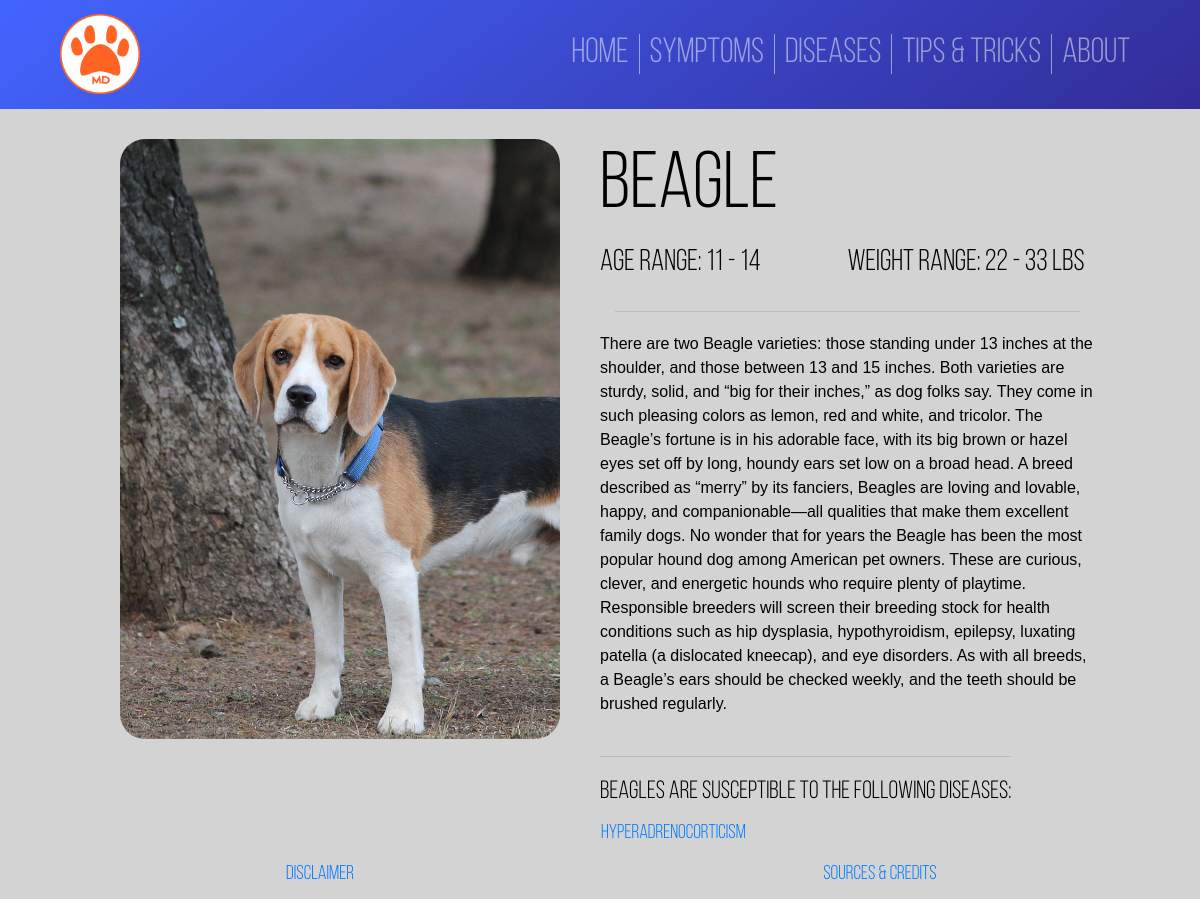
Screenshot of /Home/breed.php?breed_id=2 with the database file from the repository.
### tables this page shows
CREATE TABLE `breeds` (
  `Bre_id` int(11) DEFAULT NULL,
  `Bre_name` varchar(50) DEFAULT NULL,
  `Bre_code` char(3) DEFAULT NULL,
  `image` text,
  `age` int(11) DEFAULT NULL,
  `weight` float DEFAULT NULL,
  `description` text
);

CREATE TABLE `diseases` (
  `Dis_id` int(11) NOT NULL,
  `Dis_name` varchar(128) NOT NULL,
  `Dis_common` varchar(64) DEFAULT NULL,
  `Description` varchar(3000) DEFAULT NULL,
  `Transmission` varchar(3000) DEFAULT NULL,
  `Prevention` varchar(3000) DEFAULT NULL,
  `Treatment` varchar(3000) DEFAULT NULL,
  `Picture` varchar(256) DEFAULT NULL,
  `Reference` varchar(256) DEFAULT NULL,
  PRIMARY KEY (`Dis_id`)
);

### Home/breed.php (the view, shortened to what this page needs)
<!DOCTYPE html>
<html lang="en">
<head>
    <?php
        include("../Master/header.php");
        include("../Master/connection.php");
    ?>
    <?php
        $breed_id = $_GET['breed_id'];
        $getBreedInfo = $conn->prepare("SELECT * FROM Breeds WHERE Bre_id=?");
        $getBreedInfo->bind_param("i", $breed_id);
        $getBreedInfo->execute();
        $result = $getBreedInfo->get_result();
        while($row = $result->fetch_assoc()){
            $name = $row["Bre_name"];
            $imgSrc = $row["image"];
            $age = $row["age"];
            $weight = $row["weight"];
            $description = $row["description"];
        }
        $getConnect_BD = $conn->prepare("SELECT Dis_name FROM connect_bd JOIN diseases on diseases.dis_id = connect_bd.dis_id and Bre_id = ?");
        $getConnect_BD->bind_param("i", $breed_id);
        $getConnect_BD->execute();
        $connect_bd = $getConnect_BD->get_result();
    ?>
</head>
<body>
    <div class="page-container">
        <br>
        <div class="row" id="top">
            <div class="col-lg-6" id="image_container">
                <img id="image" src="../<?php echo $imgSrc; ?>">
            </div>
            <div class="col-lg-6">
                <div class="row" id="divName"><h1 id="name"><?php echo $name; ?></h1></div>
                <div class="row" id="ageweight">
                    <div class="col-lg-6 p-0"><h3 id="age">Age range: <?php echo $age-2, ' - ', $age+1; ?></h3></div>
                    <div class="col-lg-6 p-0"><h3 id="weight">Weight range: <?php echo $weight-($weight*0.2), ' - ', $weight+($weight*0.2); ?> lbs</h3></div>
                </div>
                <hr>
                <div class="row">
                    <p id="description"><?php echo $description; ?></p>
                </div>
                <div class="row">
                    <div>
                        <?php
                            if($connect_bd->num_rows > 0){
                                echo '<hr><h5>'.$name.'s are susceptible to the following diseases:</h5>';
                            }
                        ?>
                    </div>
                </div>
                <div class="row">
                    <table>
                    <?php
                        while($row = $connect_bd->fetch_assoc()){
                            $dis_name = $row["Dis_name"];
                            echo '<tr><td><a class="disease_row" href="#'.$dis_name.'">'.$dis_name.'</a></td></tr>';
                        }
                    ?>
                    </table>
                </div>
            </div>
        </div>
    </div>
    <?php include("../Master/footer.php");?>
</body>
</html>

### Master/Master_CSS/main.css (style rules this page uses)
:root { font-size: 20px; font-family: 'Bebas Neue'; --text-primary: #000000; --text-secondary: #FF6425; --bg-primary: linear-gradient(to bottom right, #ffae00, rgb(255, 0, 179)); --primary: #FF6425; }
body { color: var(--text-primary); font-family: "Bebas Neue Book"; background-color: lightgray; }
.page-container { position: relative; height: 100%; }

### Home/breed.php (style rules this page uses)
.page-container { margin-left: 10vw; margin-right:10vw; }
#image_container { position:relative; height: 30rem; width:10rem; text-align:right; overflow:hidden; padding-right:2rem; }
#image { height:100%; width:100%; border-radius: 25px; object-fit:cover; }
#divName, #name { color:black; font-size:4rem; }
#age { color:black; font-size:1.5rem; }
#weight { color:black; font-size:1.5rem; }
#description { color:black; font-family: 'Lucida Sans', 'Lucida Sans Regular', 'Lucida Grande', 'Lucida Sans Unicode', Geneva, Verdana, sans-serif; font-size:.8rem; }
.disease_row { display:block; }

### rows the page displays
breeds: image (picture), Bre_name "Beagle", $age-2 "11", $age+1 "14", $weight-($weight*0.2) "22", $weight+($weight*0.2) "33", description "There are two Beagle varieties: those standing under 13 inches at the shoulder, and those between 13 and 15 inches. Both varieties are sturdy, solid, and “big for their inches,” as dog folks say. They come in such pleasing colors as lemon, red and white, and tricolor. The Beagle’s fortune is in his adorable face, with its big brown or hazel eyes set off by long, houndy ears set low on a broad head. A breed described as “merry” by its fanciers, Beagles are loving and lovable, happy, and companionable—all qualities that make them excellent family dogs. No wonder that for years the Beagle has been the most popular hound dog among American pet owners. These are curious, clever, and energetic…"
diseases: Dis_name "Hyperadrenocorticism"
